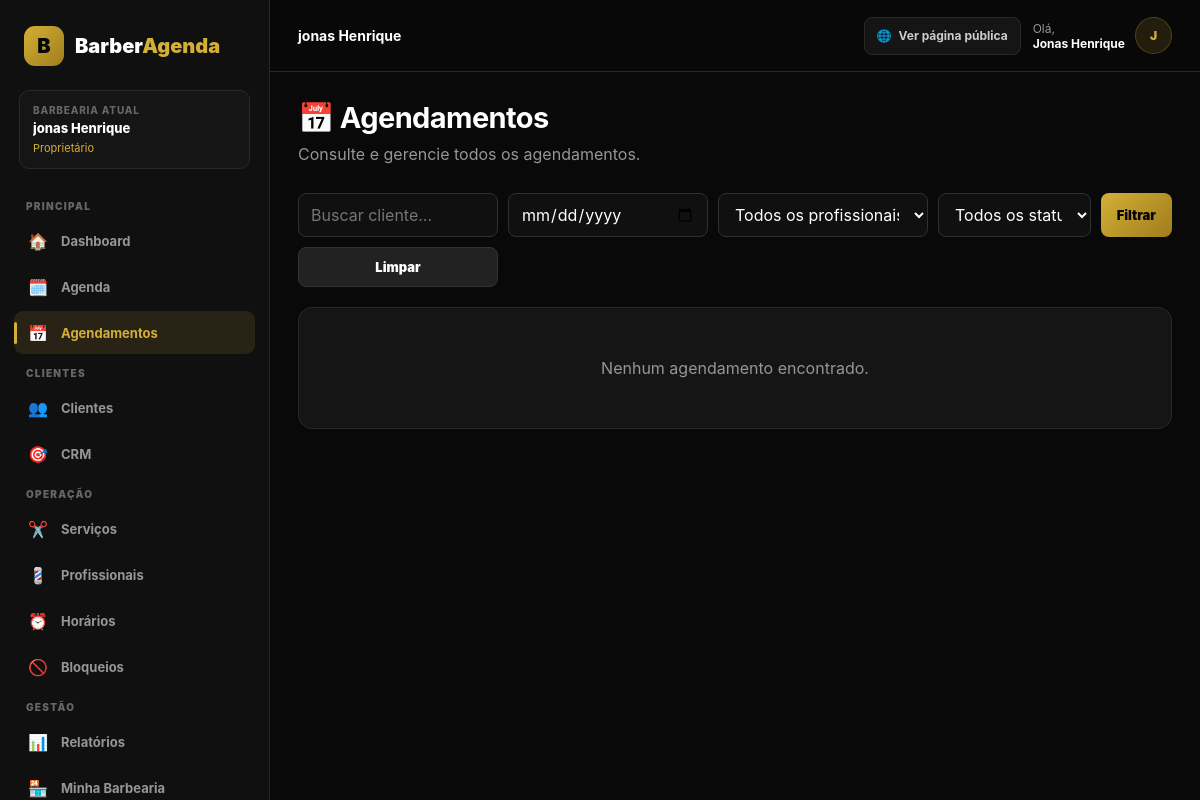
Screenshot of /dashboard/agendamentos/ (signed in) with the database file from the repository.
### apps/barbershops/models.py (models this page shows, shortened)
class Barbershop(models.Model):
    name = models.CharField(
        max_length=150,
    )
    slug = models.SlugField(
        unique=True,
    )
    phone = models.CharField(
        max_length=20,
        blank=True,
    )
    whatsapp = models.CharField(
        max_length=20,
        blank=True,
    )
    address = models.CharField(
        max_length=255,
        blank=True,
    )
    city = models.CharField(
        max_length=100,
        blank=True,
    )
    state = models.CharField(
        max_length=2,
        blank=True,
    )
    logo = models.ImageField(
        upload_to="barbershops/",
        blank=True,
        null=True,
    )
    active = models.BooleanField(
        default=True,
    )
    created_at = models.DateTimeField(
        auto_now_add=True,
    )
    updated_at = models.DateTimeField(
        auto_now=True,
    )

### apps/accounts/models.py (models this page shows, shortened)
class Membership(models.Model):
    ROLE_DEV = "dev"
    ROLE_OWNER = "owner"
    ROLE_MANAGER = "manager"
    ROLE_RECEPTIONIST = "receptionist"
    ROLE_PROFESSIONAL = "professional"
    ROLE_CHOICES = [
        (ROLE_DEV, "Dev"),
        (ROLE_OWNER, "Proprietário"),
        (ROLE_MANAGER, "Gerente"),
        (ROLE_RECEPTIONIST, "Recepcionista"),
        (ROLE_PROFESSIONAL, "Profissional"),
    ]
    user = models.ForeignKey(
        settings.AUTH_USER_MODEL,
        on_delete=models.CASCADE,
        related_name="memberships",
    )
    barbershop = models.ForeignKey(
        Barbershop,
        on_delete=models.CASCADE,
        related_name="memberships",
    )
    role = models.CharField(
        max_length=30,
        choices=ROLE_CHOICES,
    )
    active = models.BooleanField(
        default=True,
    )
    created_at = models.DateTimeField(
        auto_now_add=True,
    )
    updated_at = models.DateTimeField(
        auto_now=True,
    )
    class Meta:
        constraints = [
            models.UniqueConstraint(
                fields=[
                    "user",
                    "barbershop",
                ],
                name="unique_membership",
            )
        ]
    @property
    def is_dev(self):
        return self.role == self.ROLE_DEV
    @property
    def can_manage_barbershop(self):
        return self.role in {
            "dev",
            "owner",
            "manager",
        }
    @property
    def can_manage_bookings(self):
        return self.role in {
            "dev",
            "owner",
            "manager",
            "receptionist",
        }
    @property
    def can_manage_subscription(self):
        return self.role in {
            "dev",
            "owner",
        }

### apps/dashboard/views.py (the view)
@login_required
@barbershop_required
@permission_required("can_manage_bookings")
def booking_list(request):
    bookings = (
        Booking.objects
        .filter(
            barbershop=request.barbershop
        )
        .select_related(
            "customer",
            "service",
            "professional",
        )
    )
    search = request.GET.get(
        "search",
        ""
    ).strip()
    status = request.GET.get(
        "status",
        ""
    )
    date = request.GET.get(
        "date",
        ""
    )
    professional = request.GET.get(
        "professional",
        ""
    )
    if search:
        bookings = bookings.filter(
            customer__name__icontains=search
        )
    if status:
        bookings = bookings.filter(
            status=status
        )
    if date:
        bookings = bookings.filter(
            date=date
        )
    if professional:
        bookings = bookings.filter(
            professional_id=professional
        )
    bookings = bookings.order_by(
        "-date",
        "-start_time",
    )
    professionals = (
        Professional.objects
        .filter(
            barbershop=request.barbershop,
            active=True,
        )
        .order_by("name")
    )
    return render(
        request,
        "dashboard/bookings.html",
        {
            "bookings": bookings,
            "professionals": professionals,
            "search": search,
            "selected_status": status,
            "selected_date": date,
            "selected_professional": professional,
        },
    )

### apps/dashboard/templates/dashboard/bookings.html (shortened to what this page needs)
{% extends "dashboard/base_dashboard.html" %}
{% block content %}
<div class="page-header">
    <div>
        <h1>📅 Agendamentos</h1>
        <p>
            Consulte e gerencie
            todos os agendamentos.
        </p>
    </div>
</div>
<form
    method="get"
    class="filters"
>
    <input
        type="text"
        name="search"
        value="{{ search }}"
        placeholder="Buscar cliente..."
    >
    <input
        type="date"
        name="date"
        value="{{ selected_date }}"
    >
    <select name="professional">
        <option value="">
            Todos os profissionais
        </option>
    </select>
    <select name="status">
        <option value="">
            Todos os status
        </option>
    </select>
    <button
        type="submit"
        class="btn"
    >
        Filtrar
    </button>
    <a
        href="{% url 'dashboard:bookings' %}"
        class="btn btn-secondary"
    >
        Limpar
    </a>
</form>
<div class="panel">
    {% if bookings %}
        <div class="table-wrapper">
            <table>
                <thead>
                    <tr>
                        <th>Data</th>
                        <th>Horário</th>
                        <th>Cliente</th>
                        <th>Serviço</th>
                        <th>Profissional</th>
                        <th>Valor</th>
                        <th>Status</th>
                        <th></th>
                    </tr>
                </thead>
                <tbody>
                {% for booking in bookings %}
                    <tr>
                        <td>
                            {{ booking.date|date:"d/m/Y" }}
                        </td>
                        <td>
                            {{ booking.start_time|time:"H:i" }}
                        </td>
                        <td>
                            <strong>
                                {{ booking.customer.name }}
                            </strong>
                        </td>
                        <td>
                            {{ booking.service.name }}
                        </td>
                        <td>
                            {{ booking.professional.name }}
                        </td>
                        <td>
                            R$
                            {{ booking.service.price|floatformat:2 }}
                        </td>
                        <td>
                            <span
                                class="
                                    badge
                                    status-{{ booking.status }}
                                "
                            >
                                {{ booking.get_status_display }}
                            </span>
                        </td>
                        <td>
                            <a
                                href="{% url 'dashboard:booking_detail' booking.pk %}"
                                class="btn btn-secondary"
                            >
                                Abrir
                            </a>
                        </td>
                    </tr>
                {% endfor %}
                </tbody>
            </table>
        </div>
    {% else %}
        <div class="empty">
            Nenhum agendamento encontrado.
        </div>
    {% endif %}
</div>
{% endblock %}

### apps/dashboard/templates/dashboard/base_dashboard.html (shortened to what this page needs)
<!DOCTYPE html>
<html lang="pt-BR">
<head>
</head>
<body>
<div class="dashboard-layout">
    <aside
        class="sidebar"
        id="sidebar"
    >
        <a
            href="{% url 'dashboard:home' %}"
            class="logo"
        >
            <div class="logo-icon">
                B
            </div>
            <div>
                Barber<span>Agenda</span>
            </div>
        </a>
        {% if request.barbershop %}
            <div class="sidebar-business">
                <div class="sidebar-business-label">
                    Barbearia atual
                </div>
                <div class="sidebar-business-name">
                    {{ request.barbershop.name }}
                </div>
                {% if request.membership %}
                    <div class="sidebar-role">
                        {% if request.user.is_superuser %}
                            💻 Dev
                        {% else %}
                            {{ request.membership.get_role_display }}
                        {% endif %}
                    </div>
                {% endif %}
            </div>
        {% endif %}
        <div class="sidebar-title">
            Principal
        </div>
        <nav class="menu">
            <a
                href="{% url 'dashboard:home' %}"
                class="menu-link
                "
            >
                <span class="menu-icon">🏠</span>
                Dashboard
            </a>
            <a
                href="{% url 'dashboard:agenda' %}"
                class="menu-link
                "
            >
                <span class="menu-icon">🗓️</span>
                Agenda
            </a>
            <a
                href="{% url 'dashboard:bookings' %}"
                class="menu-link
                {% if request.resolver_match.url_name == 'bookings' or request.resolver_match.url_name == 'booking_detail' %}
                    active
                {% endif %}"
            >
                <span class="menu-icon">📅</span>
                Agendamentos
            </a>
        </nav>
        <div class="sidebar-title">
            Clientes
        </div>
        <nav class="menu">
            <a
                href="{% url 'dashboard:customers' %}"
                class="menu-link
                "
            >
                <span class="menu-icon">👥</span>
                Clientes
            </a>
            <a
                href="{% url 'dashboard:crm' %}"
                class="menu-link
                "
            >
                <span class="menu-icon">🎯</span>
                CRM
            </a>
        </nav>
        <div class="sidebar-title">
            Operação
        </div>
        <nav class="menu">
            <a
                href="{% url 'dashboard:services' %}"
                class="menu-link
                "
            >
                <span class="menu-icon">✂️</span>
                Serviços
            </a>
            <a
                href="{% url 'dashboard:professionals' %}"
                class="menu-link
                "
            >
                <span class="menu-icon">💈</span>
                Profissionais
            </a>
            <a
                href="{% url 'dashboard:schedules' %}"
                class="menu-link
                "
            >
                <span class="menu-icon">⏰</span>
                Horários
            </a>
            <a
                href="{% url 'dashboard:blocks' %}"
                class="menu-link
                "
            >
                <span class="menu-icon">🚫</span>
                Bloqueios
            </a>
        </nav>
        <div class="sidebar-title">
            Gestão
        </div>
        <nav class="menu">
            <a
                href="{% url 'dashboard:reports' %}"
                class="menu-link
                "
            >
                <span class="menu-icon">📊</span>
                Relatórios
            </a>
            {% if request.user.is_superuser or request.membership.can_manage_barbershop %}
                <a
                    href="{% url 'dashboard:barbershop_settings' %}"
                    class="menu-link
                    "
                >
                    <span class="menu-icon">🏪</span>
                    Minha Barbearia
                </a>
            {% endif %}
        </nav>
    </aside>
    <main class="main">
        <header class="topbar">
            <div class="topbar-left">
                <div class="topbar-title">
                    {% if request.barbershop %}
                        {{ request.barbershop.name }}
                    {% else %}
                        Painel da Barbearia
                    {% endif %}
                </div>
            </div>
            <div class="topbar-actions">
                {% if request.barbershop %}
                    <a
                        href="/b/{{ request.barbershop.slug }}/"
                        target="_blank"
                        class="public-page-button"
                    >
                        🌐
                        <span>
                            Ver página pública
                        </span>
                    </a>
                {% endif %}
                <div class="topbar-user">
                    <div class="topbar-user-text">
                        Olá,
                        <strong>
                            {% if request.user.first_name %}
                                {{ request.user.first_name }}
                            {% else %}
                                {{ request.user.username }}
                            {% endif %}
                        </strong>
                    </div>
                    <div class="user-avatar">
                        {% if request.user.first_name %}
                            {{ request.user.first_name|first|upper }}
                        {% else %}
                            {{ request.user.username|first|upper }}
                        {% endif %}
                    </div>
                </div>
            </div>
        </header>
        <div class="content">
            {% block content %}
            {% endblock %}
        </div>
    </main>
</div>
</body>
</html>

### rows the page displays
Barbershop: barbershop.name "jonas Henrique"
Membership: membership.role "Proprietário"

### other values shown
{{ request.user.first_name }} "Jonas Henrique"
{{ request.user.first_name|first|upper }} "J"
